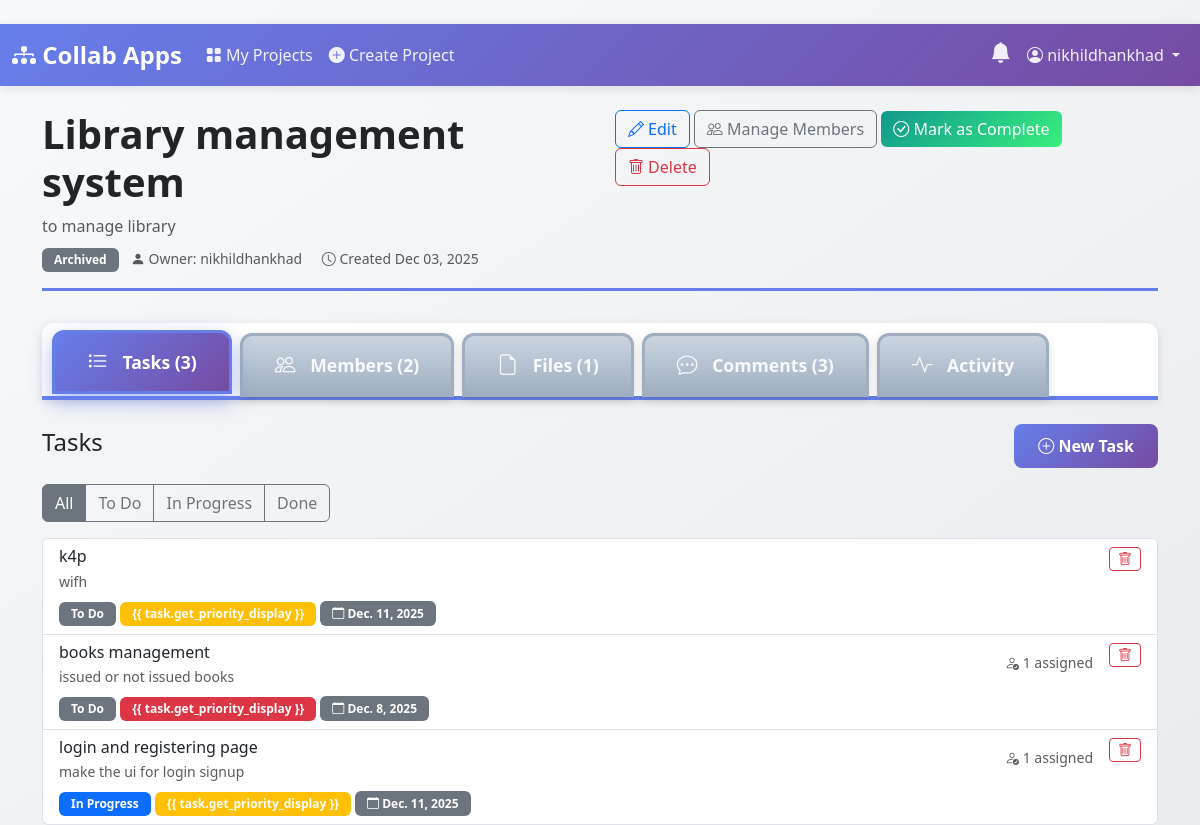
Page /projects/1/ (signed in) on the earlier database version.
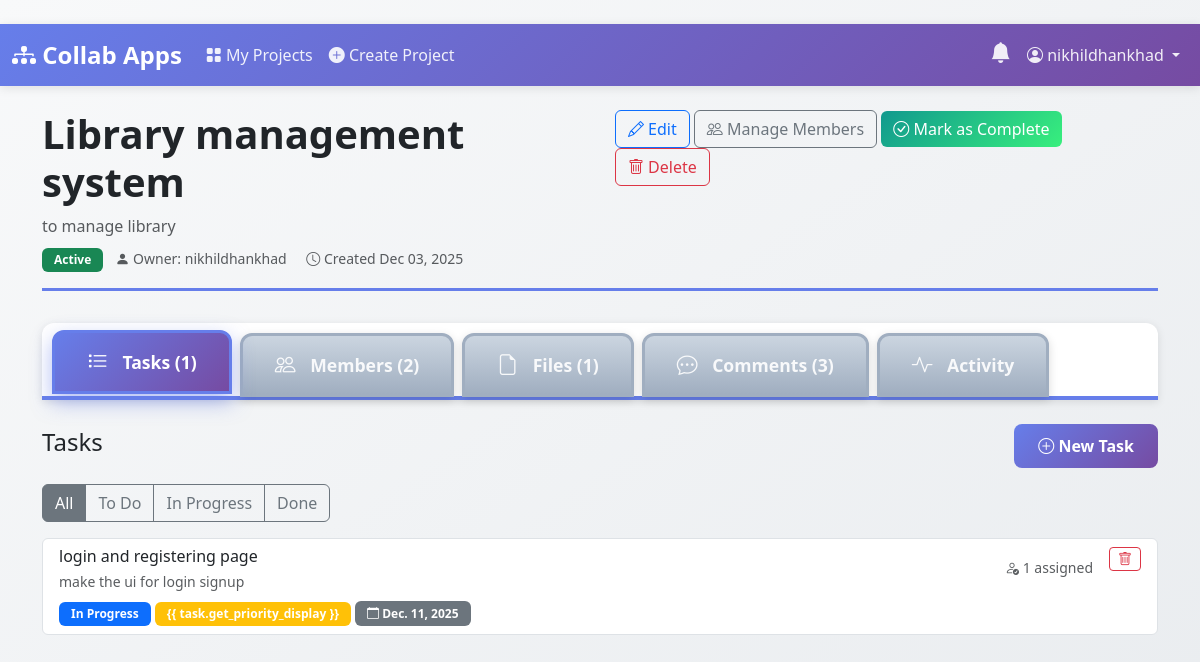
Same page on the later database version.
### projects/models.py (models this page shows, shortened)
class Project(models.Model):
    STATUS_CHOICES = [
        ('active', 'Active'),
        ('archived', 'Archived'),
        ('completed', 'Completed'),
    ]
    name = models.CharField(max_length=200)
    description = models.TextField()
    owner = models.ForeignKey(User, on_delete=models.CASCADE, related_name='owned_projects')
    status = models.CharField(max_length=20, choices=STATUS_CHOICES, default='active')
    created_at = models.DateTimeField(auto_now_add=True)
    updated_at = models.DateTimeField(auto_now=True)
    members = models.ManyToManyField(User, through='ProjectMembership', related_name='projects')
    class Meta:
        ordering = ['-created_at']
    @property
    def is_completed(self):
        return self.status == 'completed'

class Task(models.Model):
    STATUS_CHOICES = [
        ('todo', 'To Do'),
        ('in_progress', 'In Progress'),
        ('done', 'Done'),
    ]
    PRIORITY_CHOICES = [
        ('low', 'Low'),
        ('medium', 'Medium'),
        ('high', 'High'),
    ]
    project = models.ForeignKey(Project, on_delete=models.CASCADE, related_name='tasks')
    title = models.CharField(max_length=200)
    description = models.TextField(blank=True)
    status = models.CharField(max_length=20, choices=STATUS_CHOICES, default='todo')
    priority = models.CharField(max_length=20, choices=PRIORITY_CHOICES, default='medium')
    due_date = models.DateField(null=True, blank=True)
    assignees = models.ManyToManyField(User, related_name='assigned_tasks', blank=True)
    created_at = models.DateTimeField(auto_now_add=True)
    updated_at = models.DateTimeField(auto_now=True)
    created_by = models.ForeignKey(User, on_delete=models.SET_NULL, null=True, related_name='created_tasks')
    class Meta:
        ordering = ['-created_at']
    def get_status_badge_class(self):
        status_classes = {
            'todo': 'bg-secondary',
            'in_progress': 'bg-primary',
            'done': 'bg-success',
        }
        return status_classes.get(self.status, 'bg-secondary')
    def get_priority_badge_class(self):
        priority_classes = {
            'low': 'bg-info',
            'medium': 'bg-warning',
            'high': 'bg-danger',
        }
        return priority_classes.get(self.priority, 'bg-secondary')

### projects/views.py (the view)
# urls.py: path('<int:pk>/', views.ProjectDetailView.as_view(), name='project_detail'),
class ProjectDetailView(ProjectMemberRequiredMixin, DetailView):
    model = Project
    template_name = 'projects/project_detail.html'
    context_object_name = 'project'
    def get_context_data(self, **kwargs):
        context = super().get_context_data(**kwargs)
        project = self.object
        tasks = project.tasks.all()
        status_filter = self.request.GET.get('status')
        if status_filter:
            tasks = tasks.filter(status=status_filter)
        context['tasks'] = tasks
        context['members'] = project.memberships.select_related('user').all()
        context['files'] = project.files.select_related('uploaded_by').all()[:10]
        context['comments'] = project.comments.select_related('user').all()
        context['activities'] = project.activities.select_related('user').all()[:20]
        context['comment_form'] = CommentForm()
        context['file_form'] = FileUploadForm()
        context['is_owner'] = is_project_owner(self.request.user, project)
        context['can_edit'] = has_project_edit_access(self.request.user, project)
        return context

### projects/models.py (called while the page is built)
    def get_size_display(self):
        size_bytes = self.size
        for unit in ['B', 'KB', 'MB', 'GB']:
            if size_bytes < 1024.0:
                return f"{size_bytes:.1f} {unit}"
            size_bytes /= 1024.0
        return f"{size_bytes:.1f} TB"

### projects/permissions.py (called while the page is built)
def get_user_role(user, project):
    try:
        membership = ProjectMembership.objects.get(project=project, user=user)
        return membership.role
    except ProjectMembership.DoesNotExist:
        return None

def is_project_owner(user, project):
    return project.owner == user

def is_project_member(user, project):
    return ProjectMembership.objects.filter(project=project, user=user).exists()

def has_project_view_access(user, project):
    return is_project_member(user, project)

def has_project_edit_access(user, project):
    role = get_user_role(user, project)
    return role in ['owner', 'editor']

### templates/projects/project_detail.html (shortened to what this page needs)
﻿{% extends 'base.html' %}
{% block content %}
<div class="page-header">
    <div class="d-flex justify-content-between align-items-start">
        <div>
            <h1 class="display-6 fw-bold {% if project.is_completed %}text-muted{% endif %}">
                {{ project.name }}
            </h1>
            <p class="text-muted mb-0">{{ project.description }}</p>
            <div class="mt-2">
                <span
                    class="badge {% if project.status == 'active' %}bg-success{% elif project.status == 'completed' %}bg-info{% else %}bg-secondary{% endif %} me-2">
                    {{ project.get_status_display }}
                </span>
                <span class="text-muted small">
                    <i class="bi bi-person-fill"></i> Owner: {{ project.owner.username }}
                </span>
                <span class="text-muted small ms-3">
                    <i class="bi bi-clock"></i> Created {{ project.created_at|date:"M d, Y" }}
                </span>
            </div>
        </div>
        <div>
            {% if is_owner %}
            <a href="{% url 'project_update' project.pk %}" class="btn btn-outline-primary">
                <i class="bi bi-pencil"></i> Edit
            </a>
            <a href="{% url 'manage_members' project.pk %}" class="btn btn-outline-secondary">
                <i class="bi bi-people"></i> Manage Members
            </a>
            {% if not project.is_completed %}
            <form method="post" action="{% url 'mark_project_completed' project.pk %}" class="d-inline">
                <button type="submit" class="btn btn-success">
                    <i class="bi bi-check-circle"></i> Mark as Complete
                </button>
            </form>
            {% endif %}
            <form method="post" action="{% url 'project_delete' project.pk %}" class="d-inline"
                onsubmit="return confirm('⚠️ WARNING: This will permanently delete the project and ALL its tasks, files, and comments. This action cannot be undone. Are you absolutely sure?');">
                <button type="submit" class="btn btn-outline-danger">
                    <i class="bi bi-trash"></i> Delete
                </button>
            </form>
            {% endif %}
        </div>
    </div>
</div>
<ul class="nav nav-tabs mb-4" id="projectTabs" role="tablist">
    <li class="nav-item" role="presentation">
        <button class="nav-link active" id="tasks-tab" data-bs-toggle="tab" data-bs-target="#tasks" type="button">
            <i class="bi bi-list-task"></i> Tasks ({{ tasks.count }})
        </button>
    </li>
    <li class="nav-item" role="presentation">
        <button class="nav-link" id="members-tab" data-bs-toggle="tab" data-bs-target="#members" type="button">
            <i class="bi bi-people"></i> Members ({{ members.count }})
        </button>
    </li>
    <li class="nav-item" role="presentation">
        <button class="nav-link" id="files-tab" data-bs-toggle="tab" data-bs-target="#files" type="button">
            <i class="bi bi-file-earmark"></i> Files ({{ files.count }})
        </button>
    </li>
    <li class="nav-item" role="presentation">
        <button class="nav-link" id="comments-tab" data-bs-toggle="tab" data-bs-target="#comments" type="button">
            <i class="bi bi-chat-dots"></i> Comments ({{ comments.count }})
        </button>
    </li>
    <li class="nav-item" role="presentation">
        <button class="nav-link" id="activity-tab" data-bs-toggle="tab" data-bs-target="#activity" type="button">
            <i class="bi bi-activity"></i> Activity
        </button>
    </li>
</ul>
<div class="tab-content" id="projectTabsContent">
    <div class="tab-pane fade show active" id="tasks" role="tabpanel">
        <div class="d-flex justify-content-between align-items-center mb-3">
            <h4>Tasks</h4>
            {% if can_edit %}
            <a href="{% url 'task_create' project.pk %}" class="btn btn-primary">
                <i class="bi bi-plus-circle"></i> New Task
            </a>
            {% endif %}
        </div>
        <div class="btn-group mb-3" role="group">
            <a href="?status="
                class="btn btn-outline-secondary {% if not request.GET.status %}active{% endif %}">All</a>
            <a href="?status=todo"
                class="btn btn-outline-secondary {% if request.GET.status == 'todo' %}active{% endif %}">To Do</a>
            <a href="?status=in_progress"
                class="btn btn-outline-secondary {% if request.GET.status == 'in_progress' %}active{% endif %}">In
                Progress</a>
            <a href="?status=done"
                class="btn btn-outline-secondary {% if request.GET.status == 'done' %}active{% endif %}">Done</a>
        </div>
        {% if tasks %}
        <div class="list-group">
            {% for task in tasks %}
            <div class="list-group-item">
                <div class="d-flex w-100 justify-content-between align-items-start">
                    <a href="{% url 'task_detail' project.pk task.pk %}"
                        class="flex-grow-1 text-decoration-none text-dark">
                        <h6 class="mb-1">{{ task.title }}</h6>
                        <p class="mb-1 text-muted small">{{ task.description|truncatewords:15 }}</p>
                        <div class="mt-2">
                            <span class="badge {{ task.get_status_badge_class }}">{{ task.get_status_display }}</span>
                            <span class="badge {{ task.get_priority_badge_class }}">{{ task.get_priority_display
                                }}</span>
                            {% if task.due_date %}
                            <span class="badge bg-secondary"><i class="bi bi-calendar"></i> {{ task.due_date }}</span>
                            {% endif %}
                        </div>
                    </a>
                    <div class="d-flex align-items-center ms-3">
                        {% if task.assignees.count > 0 %}
                        <div class="small text-muted me-3">
                            <i class="bi bi-person-check"></i> {{ task.assignees.count }} assigned
                        </div>
                        {% endif %}
                        {% if task.created_by == user or is_owner %}
                        <form method="post" action="{% url 'task_delete' project.pk task.pk %}" class="d-inline"
                            onsubmit="return confirm('Are you sure you want to delete this task? This action cannot be undone.');">
                            <button type="submit" class="btn btn-sm btn-outline-danger" title="Delete task">
                                <i class="bi bi-trash"></i>
                            </button>
                        </form>
                        {% endif %}
                    </div>
                </div>
            </div>
            {% endfor %}
        </div>
        {% else %}
        <div class="text-center py-5 text-muted">
            <i class="bi bi-list-task" style="font-size: 3rem;"></i>
            <p>No tasks yet</p>
        </div>
        {% endif %}
    </div>
</div>
{% endblock %}

### templates/base.html (shortened to what this page needs)
﻿<!DOCTYPE html>
<html lang="en">
<head>
    <link href="https://cdn.jsdelivr.net/npm/bootstrap@5.3.0/dist/css/bootstrap.min.css" rel="stylesheet">
    <link rel="stylesheet" href="https://cdn.jsdelivr.net/npm/bootstrap-icons@1.11.0/font/bootstrap-icons.css">
</head>
<body>
    {% if user.is_authenticated %}
    <nav class="navbar navbar-expand-lg navbar-dark mb-4">
        <div class="container-fluid">
            <a class="navbar-brand" href="{% url 'dashboard' %}">
                <i class="bi bi-diagram-3-fill"></i> Collab Apps
            </a>
            <div class="collapse navbar-collapse" id="navbarNav">
                <ul class="navbar-nav me-auto">
                    <li class="nav-item">
                        <a class="nav-link" href="{% url 'dashboard' %}">
                            <i class="bi bi-grid-fill"></i> My Projects
                        </a>
                    </li>
                    <li class="nav-item">
                        <a class="nav-link" href="{% url 'project_create' %}">
                            <i class="bi bi-plus-circle-fill"></i> Create Project
                        </a>
                    </li>
                </ul>
                <ul class="navbar-nav">
                    <li class="nav-item dropdown">
                        <a class="nav-link notification-icon" href="#" id="notificationDropdown" role="button" data-bs-toggle="dropdown">
                            <i class="bi bi-bell-fill"></i>
                        </a>
                    </li>
                    <li class="nav-item dropdown">
                        <a class="nav-link dropdown-toggle" href="#" id="userDropdown" role="button" data-bs-toggle="dropdown">
                            <i class="bi bi-person-circle"></i> {{ user.username }}
                        </a>
                    </li>
                </ul>
            </div>
        </div>
    </nav>
    {% endif %}
    <div class="container">
        {% block content %}{% endblock %}
    </div>
</body>
</html>

### templates/base.html (style rules this page uses)
:root { --primary-gradient: linear-gradient(135deg, #667eea 0%, #764ba2 100%); --success-gradient: linear-gradient(135deg, #11998e 0%, #38ef7d 100%); }
body { min-height: 100vh; background: linear-gradient(to bottom right, #f8f9fa, #e9ecef); }
.navbar { background: var(--primary-gradient) !important; box-shadow: 0 2px 10px rgba(0,0,0,0.1); }
.navbar-brand { font-weight: 700; font-size: 1.5rem; color: white !important; }
.nav-link { color: rgba(255,255,255,0.9) !important; font-weight: 500; transition: all 0.3s; }
.notification-icon { position: relative; cursor: pointer; font-size: 1.3rem; }
.btn-primary { background: var(--primary-gradient); border: none; font-weight: 600; padding: 10px 24px; border-radius: 8px; transition: all 0.3s; }
.btn-success { background: var(--success-gradient); border: none; }
.badge { padding: 6px 12px; border-radius: 6px; font-weight: 600; }
.page-header { margin-bottom: 2rem; padding-bottom: 1rem; border-bottom: 3px solid #667eea; }
.nav-tabs { border-bottom: 4px solid #667eea; margin-bottom: 1.5rem; background: white; padding: 10px 10px 0 10px; border-radius: 12px 12px 0 0; box-shadow: 0 2px 8px rgba(0,0,0,0.1); }
.nav-tabs .nav-link { color: #1a202c; font-weight: 700; font-size: 1.1rem; padding: 16px 32px; border: 3px solid #a0aec0; border-radius: 12px 12px 0 0; margin-right: 8px; background: linear-gradient(to bottom, #cbd5e0, #a0aec0); transition: all 0.3s ease; box-shadow: 0 3px 10px rgba(0,0,0,0.15); }
.nav-tabs .nav-link.active { color: white !important; background: linear-gradient(135deg, #667eea 0%, #764ba2 100%); border-color: #667eea; font-weight: 800; box-shadow: 0 8px 20px rgba(102, 126, 234, 0.5); transform: translateY(-3px); }
.nav-tabs .nav-link i { margin-right: 10px; font-size: 1.3rem; }

Differences in the rows shown:
removed Task: title "k4p", description "wifh", status "To Do", due_date "Dec. 11, 2025"
removed Task: title "books management", description "issued or not issued books", status "To Do", due_date "Dec. 8, 2025", assignees.count "1", priority "high" (drawn)
changed Project "Library management system": status "Archived" → "Active"; count "3" → "1"
